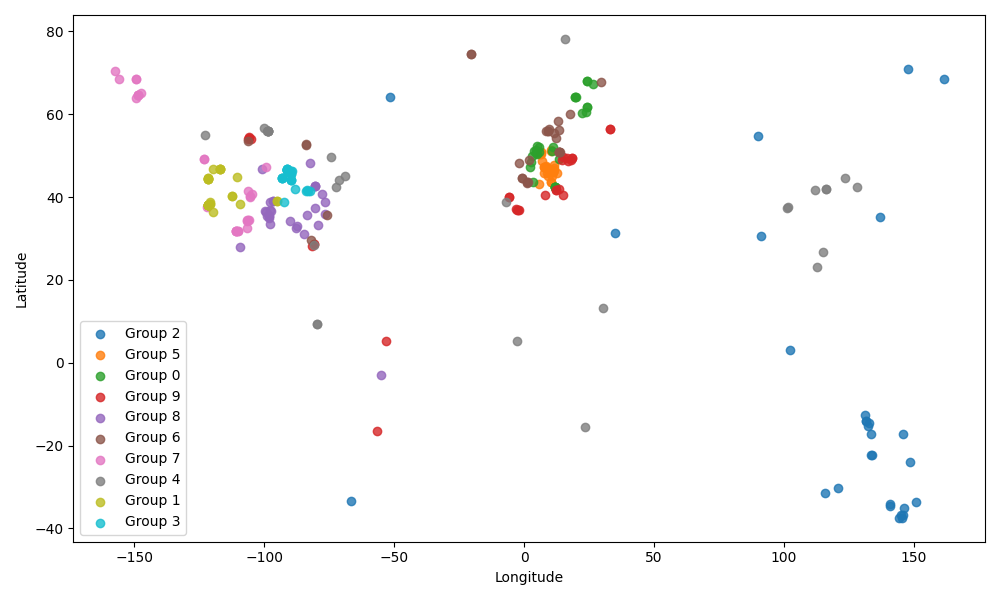

Write the Python code that produced this figure.
import pandas as pd

df = pd.read_csv('grouping_equal_size(1).csv')
df = df.drop(columns=['Unnamed: 0'])
print(df['balanced_cluster'].value_counts())
print(df.head())

import matplotlib
matplotlib.use('Agg')  # Use a non-interactive backend
import matplotlib.pyplot as plt

# If your 'balanced_cluster' column is numeric (e.g. 0..9, or 1..10), this will work fine.
# If it's textual, we can still iterate over unique group labels; the code below handles both.

plt.figure(figsize=(10, 6))

# Get the unique group labels:
group_labels = df['balanced_cluster'].unique()

# Create a discrete color map with one color per group (tab10 has up to 10 distinct colors).
# If you have more than 10 groups, consider using another colormap like 'tab20'.
cmap = plt.cm.get_cmap('tab10', len(group_labels))

for idx, group_value in enumerate(group_labels):
    subset = df[df['balanced_cluster'] == group_value]
    
    plt.scatter(
        subset['longitude'],
        subset['latitude'],
        color=cmap(idx),
        label=f'Group {group_value}',
        alpha=0.8
    )


plt.xlabel("Longitude")
plt.ylabel("Latitude")
plt.legend()
plt.tight_layout()
plt.savefig('test.png')
plt.close()
